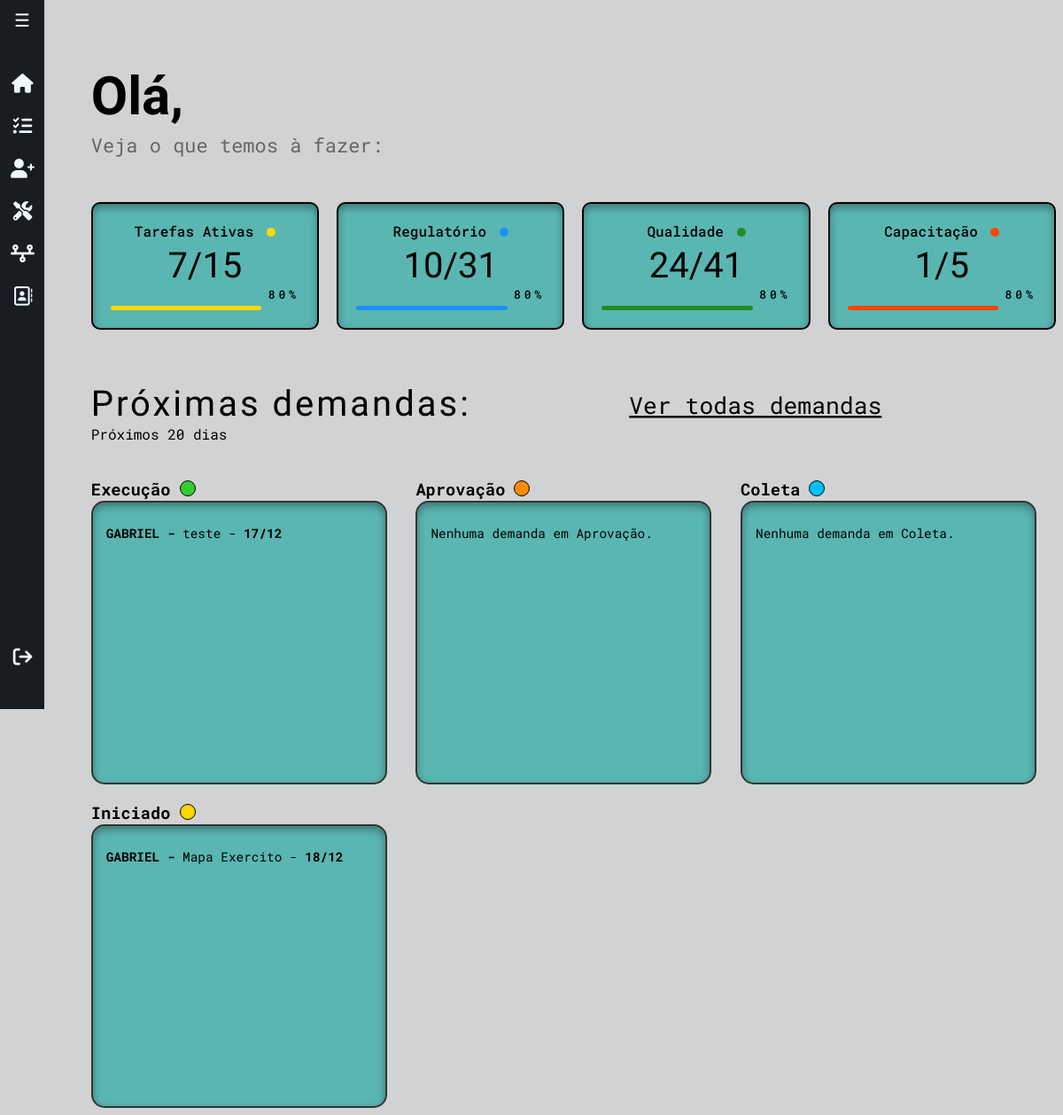
Before: /ambielle/ (signed in) with the older database file.
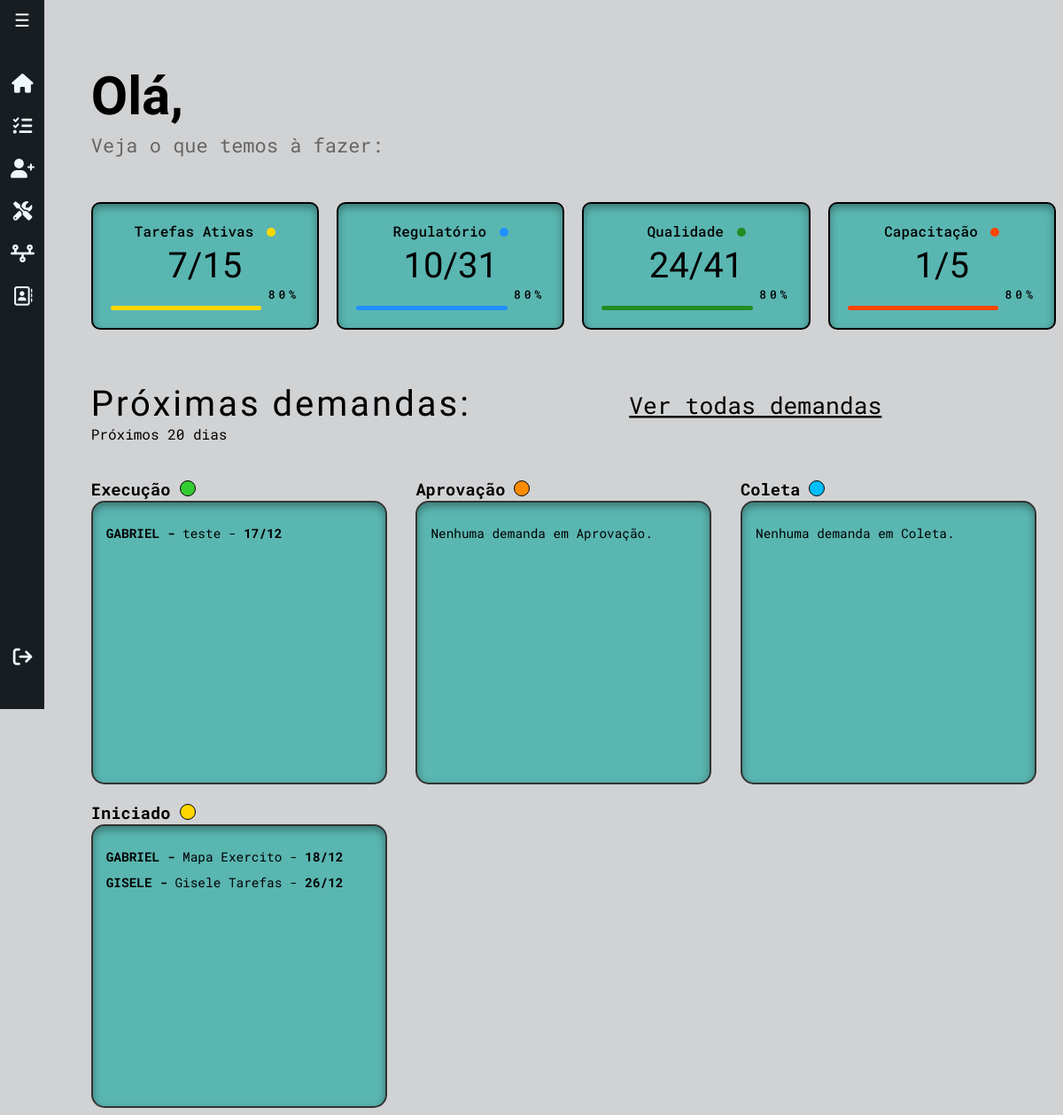
After: the same page with the newer database file.
### workflow/models.py (models this page shows, shortened)
class Tarefa(models.Model):
    STATUS_CHOICES = [
        ('Iniciado', 'Iniciado'),
        ('Coleta De Informações', 'Coleta de Informações'),
        ('Execucao', 'Execução'),
        ('Aprovação Cliente', 'Aprovação Cliente'),
        ('Concluído', 'Concluído'),
        ('Encerrado', 'Encerrado'),
    ]
    tipo_servico = models.ForeignKey(TipoServico, on_delete=models.CASCADE, related_name="tarefas")
    cliente = models.ForeignKey(Cliente, on_delete=models.CASCADE)
    status = models.CharField(max_length=50, choices=STATUS_CHOICES, default='iniciado')
    data_inicio = models.DateField(default=timezone.now)
    prazo_final = models.DateField(null=True, blank=True)
    observacoes = models.TextField(blank=True, null=True)

class Cliente(models.Model):
    nome = models.CharField(max_length=255)
    endereco = models.CharField(max_length=255)
    razao_social = models.CharField(max_length=255, blank=True, null=True)
    telefone = models.CharField(max_length=15)
    email = models.EmailField()
    contato_principal = models.CharField(max_length=255)
    contato_secundario = models.CharField(max_length=255, blank=True, null=True)
    proposta_link = models.URLField(blank=True, null=True)
    def __str__(self):
        return f"{self.nome}"

class TipoServico(models.Model):
    nome = models.CharField(max_length=50, unique=True)
    orgao = models.CharField(max_length=50, blank=True)
    def __str__(self):
        return f"{self.nome}"

### workflow/views/getPage.py (the view)
# urls.py: path('ambielle/', views.index, name='index'),
@login_required(login_url='workflow:login')
def index(request):
    title = 'Home'
    hoje = timezone.now().date()
    data_limite = hoje + timedelta(days=20)
    demandas_execucao = Tarefa.objects.filter(status='Execucao', prazo_final__lte=data_limite).order_by('prazo_final')
    demandas_aprovacao = Tarefa.objects.filter(status='Aprovação Cliente', prazo_final__lte=data_limite).order_by('prazo_final')
    demandas_coleta = Tarefa.objects.filter(status='Coleta De Informações', prazo_final__lte=data_limite).order_by('prazo_final')
    demandas_iniciado = Tarefa.objects.filter(status='Iniciado', prazo_final__lte=data_limite).order_by('prazo_final')
    context ={
        'title': title,
        'demandas_execucao': demandas_execucao,
        'demandas_aprovacao': demandas_aprovacao,
        'demandas_coleta': demandas_coleta,
        'demandas_iniciado': demandas_iniciado,
    }
    return render(
        request,
        'workflow/home.html',
        context,
    )

### workflow/templates/workflow/home.html
{% extends 'global/base.html' %}
{% block content %}
  <div class="saudacao">
    <h1>Olá, <strong>{{ user.first_name }}</strong></h1>
    <span>Veja o que temos à fazer:</span>
  </div>
<div class="container">
  <div class="card">
    <h2>Tarefas Ativas <span class="dot yellow"></span></h2>
    <div class="progress-info">
      <span class="numberof">7/15</span>
      <span class="percent">80%</span>
    </div>
    <div class="progress-bar yellow"></div>
  </div>
  <div class="card">
    <h2>Regulatório <span class="dot blue"></span></h2>
    <div class="progress-info">
      <span class="numberof">10/31</span>
      <span class="percent">80%</span>
    </div>
    <div class="progress-bar blue"></div>
  </div>
  <div class="card">
    <h2>Qualidade <span class="dot green"></span></h2>
    <div class="progress-info">
      <span class="numberof">24/41</span>
      <span class="percent">80%</span>
    </div>
    <div class="progress-bar green"></div>
  </div>
  <div class="card">
    <h2>Capacitação <span class="dot red"></span></h2>
    <div class="progress-info">
      <span class="numberof">1/5</span>
      <span class="percent">80%</span>
    </div>
    <div class="progress-bar red"></div>
  </div>
</div>
<div class="demand-container">
  <div class="prox-demanda">
    <div class="principal">
      <h2>Próximas demandas:</h2>
      <p>Próximos 20 dias</p>
    </div>
    <a href=" {% url 'workflow:getTarefas' %}">Ver todas demandas</a>
  </div>
  <div class="demand-cards-wrapper">
    <div class="demand-cards-status">
      <div class="status">
        <h3>Execução <svg xmlns="http://www.w3.org/2000/svg" width="18" height="18" viewBox="0 0 18 18" fill="none">
            <circle cx="9" cy="9" r="8.5" fill="#32CD32" stroke="black" />
          </svg>
        </h3>
      </div>
      <div class="demand-card">
        {% for demanda in demandas_execucao %}
        <p><strong>{{ demanda.cliente|upper }} - </strong>{{ demanda.tipo_servico }}  -
          <strong>{{ demanda.prazo_final|date:"d/m" }}</strong></p>
        {% empty %}
        <p>Nenhuma demanda em Execução.</p>
        {% endfor %}
      </div>
    </div>
    <div class="demand-cards-status">
      <div class="status">
        <h3>Aprovação <svg xmlns="http://www.w3.org/2000/svg" width="18" height="19" viewBox="0 0 18 19" fill="none">
            <circle cx="9" cy="9.04138" r="8.5" fill="#FF8C00" stroke="black" />
          </svg></h3>
      </div>
      <div class="demand-card">
        {% for demanda in demandas_aprovacao %}
        <p><strong>{{ demanda.cliente|upper }} - </strong>{{ demanda.tipo_servico }} -
          <strong>{{ demanda.prazo_final|date:"d/m" }}</strong></p>
        {% empty %}
        <p>Nenhuma demanda em Aprovação.</p>
        {% endfor %}
      </div>
    </div>
    <div class="demand-cards-status">
      <div class="status">
        <h3>Coleta <svg xmlns="http://www.w3.org/2000/svg" width="18" height="18" viewBox="0 0 18 18" fill="none">
            <circle cx="9" cy="9" r="8.5" fill="#00BFFF" stroke="black" />
          </svg>
        </h3>
      </div>
      <div class="demand-card">
        {% for demanda in demandas_coleta %}
        <p><strong>{{ demanda.cliente|upper }} - </strong>{{ demanda.tipo_servico }} -
          <strong>{{ demanda.prazo_final|date:"d/m" }}</strong></p>
        {% empty %}
        <p>Nenhuma demanda em Coleta.</p>
        {% endfor %}
      </div>
    </div>
      <div class="demand-cards-status">
        <div class="status">
            <h3>Iniciado <svg xmlns="http://www.w3.org/2000/svg" width="18" height="18" viewBox="0 0 18 18" fill="none">
                    <circle cx="9" cy="9" r="8.5" fill="#FFD700" stroke="black"/>
                </svg></h3>
        </div>
        <div class="demand-card">
            {% for demanda in demandas_iniciado %}
            <p><strong>{{ demanda.cliente|upper }} - </strong>{{ demanda.tipo_servico }} - <strong>{{ demanda.prazo_final|date:"d/m" }}</strong></p>
            {% empty %}
            <p>Nenhuma demanda Iniciada.</p>
            {% endfor %}
        </div>
      </div>
  </div>
</div>
{% endblock %}

Changed rows visible on the page:
added Tarefa: cliente "GISELE", tipo_servico "Gisele Tarefas", prazo_final "26/12", shown under "Iniciado"
